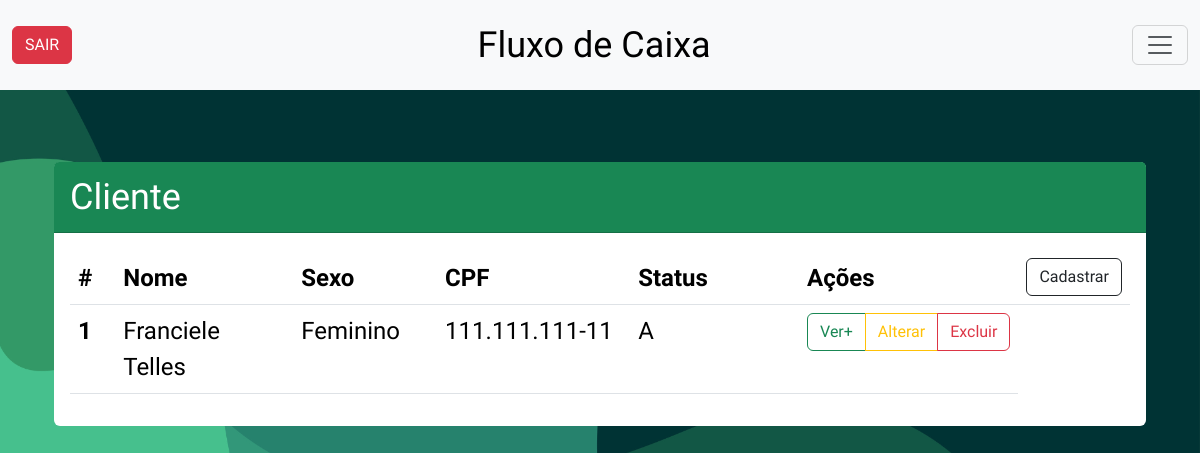
Page /dashboard.php?page=cliente on the earlier database version.
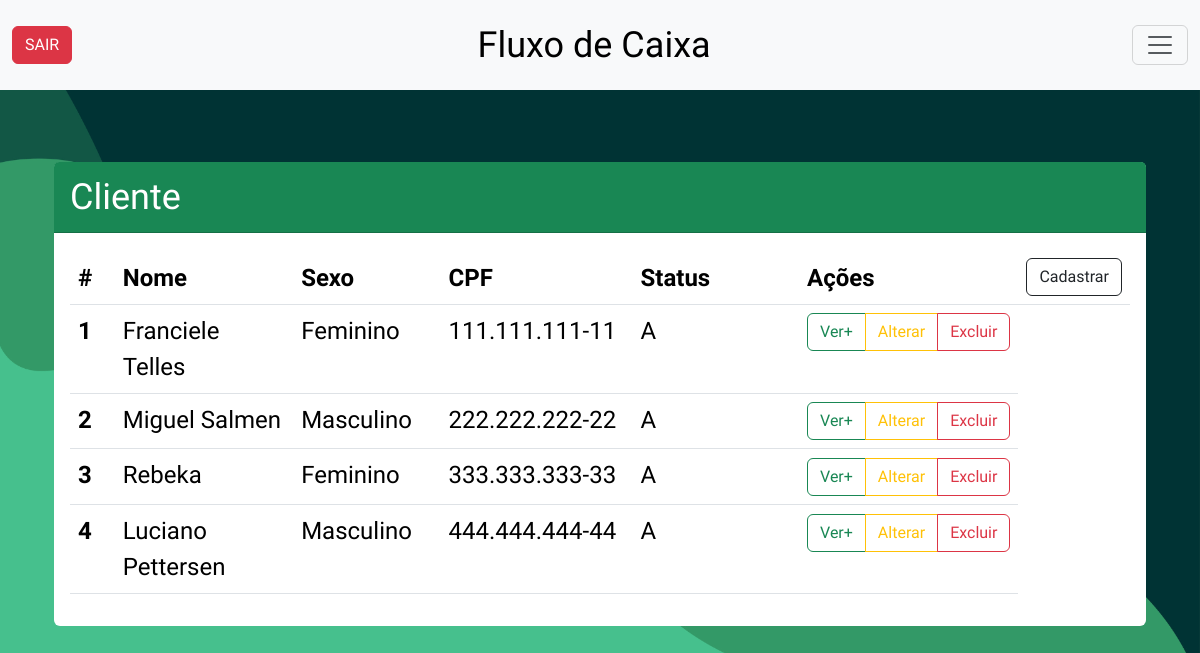
Same page on the later database version.
### tables this page shows
CREATE TABLE `cliente` (
  `idcliente` int(10) unsigned NOT NULL AUTO_INCREMENT,
  `nome` varchar(60) NOT NULL,
  `sexo` varchar(15) NOT NULL,
  `cpf` varchar(15) NOT NULL,
  `ativo` char(1) DEFAULT 'A',
  `cadastro` datetime DEFAULT current_timestamp(),
  `alteracao` timestamp NOT NULL DEFAULT current_timestamp() ON UPDATE current_timestamp(),
  PRIMARY KEY (`idcliente`)
);

### tbcliente.php (the view, shortened to what this page needs)
<br>
<br>
<div class="container">
  <div class="card" style="border: 0;">
    <div class="card-header bg-success text-white">
      Cliente
    </div>
    <div class="card-body">
      <table class="table">
        <thead>
          <tr>
            <th scope="col">#</th>
            <th scope="col">Nome</th>
            <th scope="col">Sexo</th>
            <th scope="col">CPF</th>
            <th scope="col">Status</th>
            <th scope="col">Ações</th>
            <th scope="col"><button class="btn btn-outline-dark " data-bs-toggle="modal" data-bs-target="#cadcli">Cadastrar</button></th>
          </tr>
        </thead>
        <tbody>
          <?php
          $conn = connection();
          $select = $conn->prepare("SELECT idcliente, nome, sexo, cpf, ativo FROM cliente");
          $select->execute();
          foreach ($select as $table) {
            $idcliente = $table['idcliente'];
            $nomeC = $table['nome'];
            $sexo = $table['sexo'];
            $cpf = $table['cpf'];
            $ativo = $table['ativo'];
          ?>
            <tr>
              <th scope="row" style="width:5%"><?php echo $idcliente ?></th>
              <td style="width:20%"><?php echo $nomeC ?></td>
              <td style="width:15%"><?php echo $sexo ?></td>
              <td style="width:20%"><?php echo $cpf ?></td>
              <td style="width:20%"><?php echo $ativo ?></td>
              <td>
                <div class="btn-group" role="group" aria-label="Basic outlined example">
                  <button type="button" class="btn btn-outline-success" data-bs-toggle="modal" data-bs-target="#seemorecli<?php echo $idcliente ?>">Ver+</button>
                  <button type="button" class="btn btn-outline-warning" data-bs-toggle="modal" data-bs-target="#editarcli<?php echo $idcliente ?>">Alterar</button>
                  <button type="button" class="btn btn-outline-danger" data-bs-toggle="modal" data-bs-target="#delcli<?php echo $idcliente ?>">Excluir</button>
                </div>
              </td>
            <?php
          }
            ?>
            </tr>

Differences in the rows shown:
added cliente: idcliente "2", nome "Miguel Salmen", sexo "Masculino", cpf "222.222.222-22", ativo "A"
added cliente: idcliente "3", nome "Rebeka", sexo "Feminino", cpf "333.333.333-33", ativo "A"
added cliente: idcliente "4", nome "Luciano Pettersen", sexo "Masculino", cpf "444.444.444-44", ativo "A"
